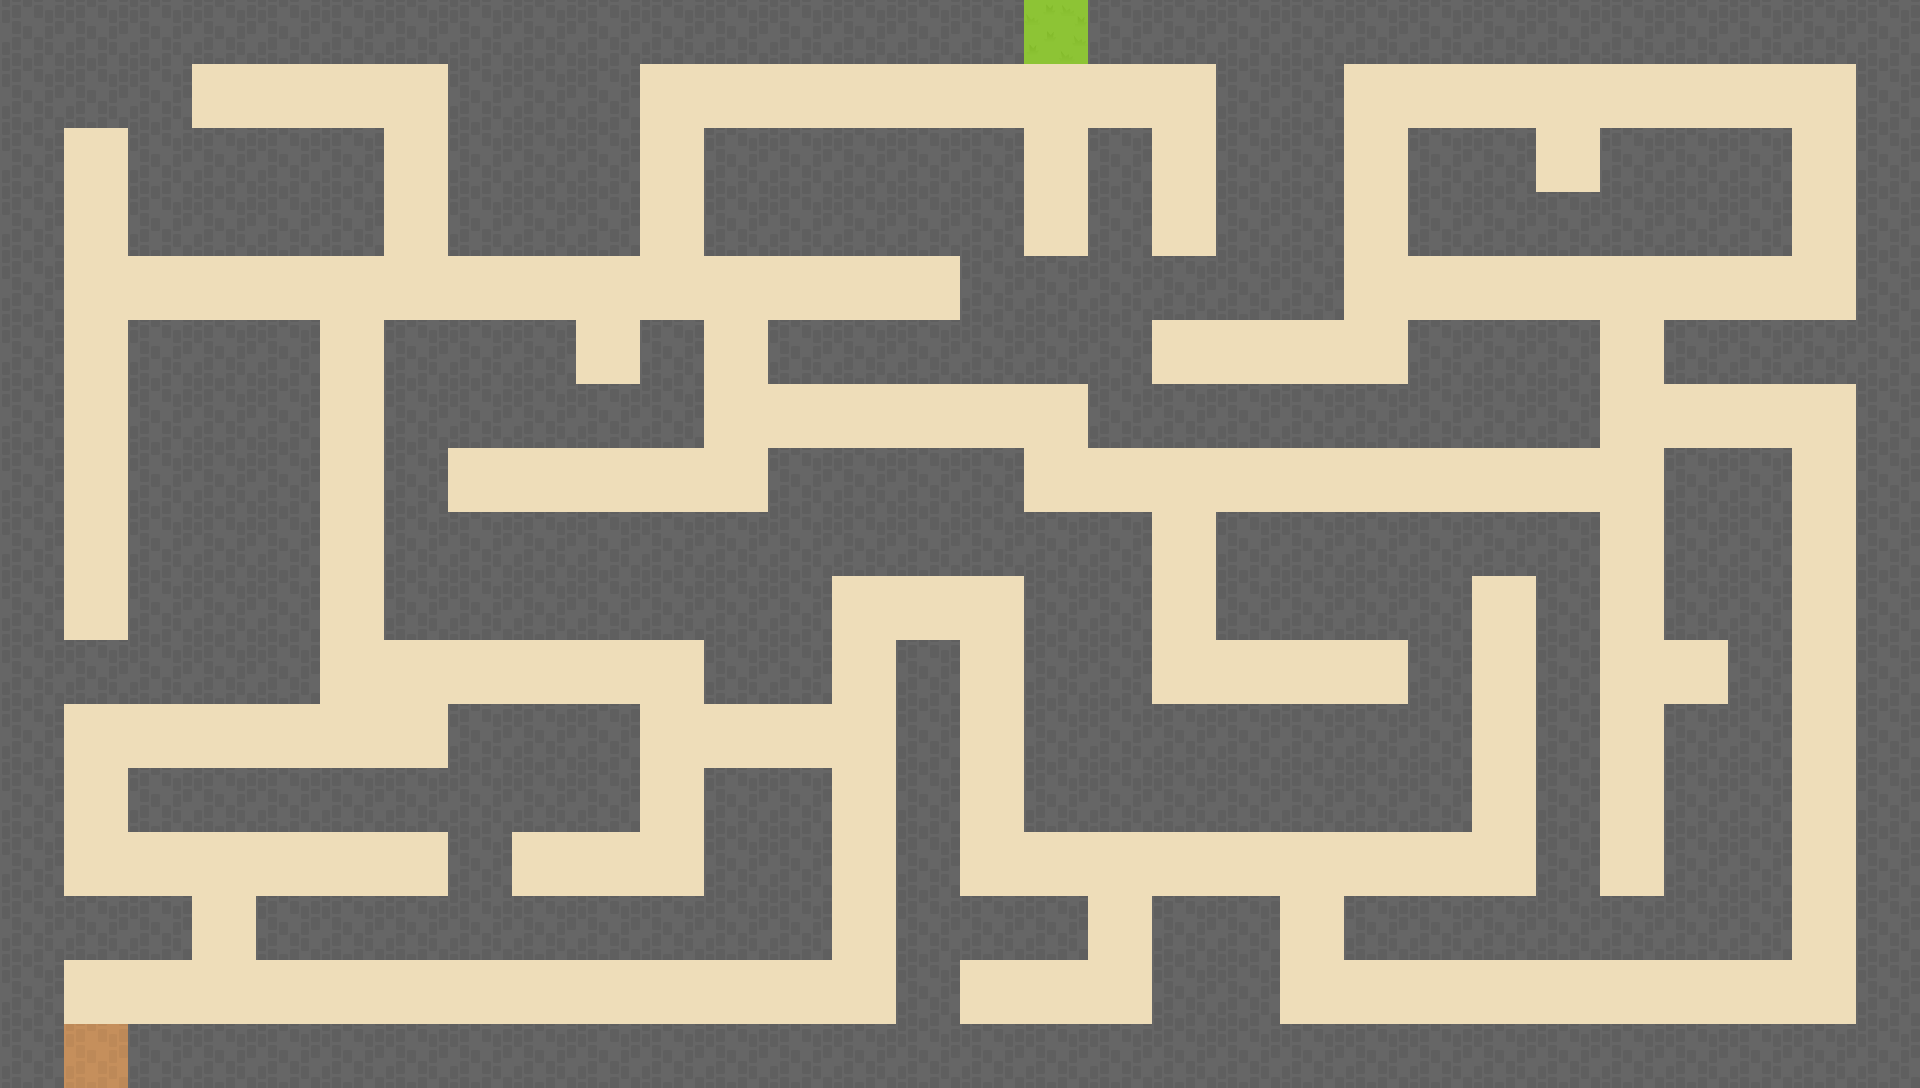

Below is a game level as drawn by its tile map, then a one-line description and the .tmx that defines it (tile-layer data replaced by summaries):
An orthogonal 30x17 tile map with 64x64 px tiles, 2 tile layers (background, wall), 2 tilesets and 62 objects (49x wall, 11x enemy, player, exit).

<map version="1.2" tiledversion="1.2.1" orientation="orthogonal" renderorder="right-down" width="30" height="17" tilewidth="64" tileheight="64" infinite="0" nextlayerid="7" nextobjectid="73">
 <tileset firstgid="1" source="map-tiles-64.tsx" />
 <tileset firstgid="97" source="rpg-tiles-64.tsx" />
 <layer id="1" name="background" width="30" height="17">
  <data>[510 cells, 510 non-empty, 3 distinct tile ids]</data>
 </layer>
 <layer id="2" name="wall" width="30" height="17">
  <data>[510 cells, 309 non-empty, 1 distinct tile ids]</data>
 </layer>
 <objectgroup id="4" name="ObjectData" visible="0">
  <object id="1" name="player" x="72" y="1030.67" width="45.3333" height="49.3333" />
  <object id="2" name="enemy" x="69" y="709.167" width="53" height="58" />
  <object id="3" name="enemy" x="836.5" y="961.167" width="53" height="58" />
  <object id="4" name="enemy" x="1477.5" y="260.167" width="53" height="58" />
  <object id="5" name="enemy" x="1798.5" y="391.167" width="53" height="58" />
  <object id="10" name="enemy" x="1154.83" y="67.1667" width="53" height="58" />
  <object id="11" name="enemy" x="901.167" y="264.497" width="53" height="58" />
  <object id="12" name="enemy" x="964.5" y="833.167" width="53" height="58" />
  <object id="13" name="exit" x="1026.67" y="2.66667" width="57.3333" height="58.6667" />
  <object id="14" name="enemy" x="1030.83" y="449.667" width="53" height="58" />
  <object id="15" name="enemy" x="69.5" y="135" width="53" height="58" />
  <object id="16" name="enemy" x="324.167" y="259" width="53" height="58" />
  <object id="17" name="enemy" x="1284.83" y="962.667" width="53" height="58" />
 </objectgroup>
 <objectgroup id="6" name="PhysicsData">
  <object id="19" name="wall" x="64" y="898" width="125" height="61" />
  <object id="20" name="wall" x="40" y="126.333" width="23" height="960.667" />
  <object id="21" name="wall" x="64" y="642" width="257.333" height="60.6667" />
  <object id="22" name="wall" x="129" y="324" width="189.667" height="316" />
  <object id="28" name="wall" x="60" y="60" width="130.667" height="64.6667" />
  <object id="29" name="wall" x="132.667" y="132" width="247.333" height="120.667" />
  <object id="30" name="wall" x="450" y="62.6667" width="188.667" height="192" />
  <object id="31" name="wall" x="192" y="-2.66667" width="833.333" height="65.3333" />
  <object id="32" name="wall" x="1860" y="61.3333" width="58.6667" height="1025.33" />
  <object id="33" name="wall" x="1086.67" y="-1.33333" width="830.667" height="65.3333" />
  <object id="34" name="wall" x="128" y="1024.67" width="1728" height="63.3333" />
  <object id="35" name="wall" x="62" y="1088.33" width="68" height="27.6667" />
  <object id="36" name="wall" x="1410.67" y="130" width="124.667" height="124" />
  <object id="37" name="wall" x="1601.33" y="129.333" width="188" height="124" />
  <object id="38" name="wall" x="1532" y="193.333" width="68" height="60" />
  <object id="39" name="wall" x="1665.33" y="324" width="192" height="60" />
  <object id="40" name="wall" x="1666.67" y="450.667" width="124" height="189.333" />
  <object id="41" name="wall" x="1666.67" y="706.667" width="122.667" height="189.333" />
  <object id="42" name="wall" x="1730.67" y="638.667" width="60" height="69.3333" />
  <object id="43" name="wall" x="1346.67" y="897.333" width="444" height="61.3333" />
  <object id="44" name="wall" x="1538.67" y="513.333" width="58.6667" height="388" />
  <object id="45" name="wall" x="1154.67" y="896" width="124" height="130.667" />
  <object id="46" name="wall" x="1091.33" y="386" width="506.667" height="60" />
  <object id="47" name="wall" x="1410.67" y="321.333" width="188.667" height="60.6667" />
  <object id="48" name="wall" x="1218.67" y="513.333" width="321.333" height="60" />
  <object id="49" name="wall" x="1218.67" y="573.333" width="253.333" height="65.3333" />
  <object id="50" name="wall" x="1410.67" y="636" width="61.3333" height="68" />
  <object id="51" name="wall" x="1024.67" y="705.333" width="447.333" height="125.333" />
  <object id="52" name="wall" x="1026.67" y="514.667" width="124" height="188" />
  <object id="53" name="wall" x="897.667" y="642.667" width="61" height="382.667" />
  <object id="54" name="wall" x="958.667" y="897.333" width="129.333" height="64" />
  <object id="55" name="wall" x="770.667" y="450.667" width="253.333" height="128" />
  <object id="56" name="wall" x="706.667" y="577.333" width="124" height="125.333" />
  <object id="57" name="wall" x="386.667" y="514.667" width="317.333" height="125.333" />
  <object id="58" name="wall" x="700" y="513.333" width="68" height="62.6667" />
  <object id="59" name="wall" x="706.667" y="770.667" width="122.667" height="186.667" />
  <object id="60" name="wall" x="257.333" y="896" width="448" height="62.6667" />
  <object id="61" name="wall" x="449.333" y="705.333" width="189.333" height="125.333" />
  <object id="62" name="wall" x="450.667" y="830.667" width="62.6667" height="62.6667" />
  <object id="63" name="wall" x="130.667" y="769.333" width="317.333" height="61.3333" />
  <object id="64" name="wall" x="386.667" y="321.333" width="60" height="192" />
  <object id="65" name="wall" x="448" y="321.333" width="125.333" height="125.333" />
  <object id="66" name="wall" x="570.667" y="385.333" width="70.6667" height="61.3333" />
  <object id="67" name="wall" x="642.667" y="322.667" width="60" height="125.333" />
  <object id="68" name="wall" x="706.667" y="129.333" width="314.667" height="125.333" />
  <object id="69" name="wall" x="1090.67" y="129.333" width="61.3333" height="126.667" />
  <object id="70" name="wall" x="1218.67" y="64" width="125.333" height="189.333" />
  <object id="71" name="wall" x="962.667" y="257.333" width="380" height="61.3333" />
  <object id="72" name="wall" x="769.333" y="321.333" width="380" height="61.3333" />
 </objectgroup>
</map>
